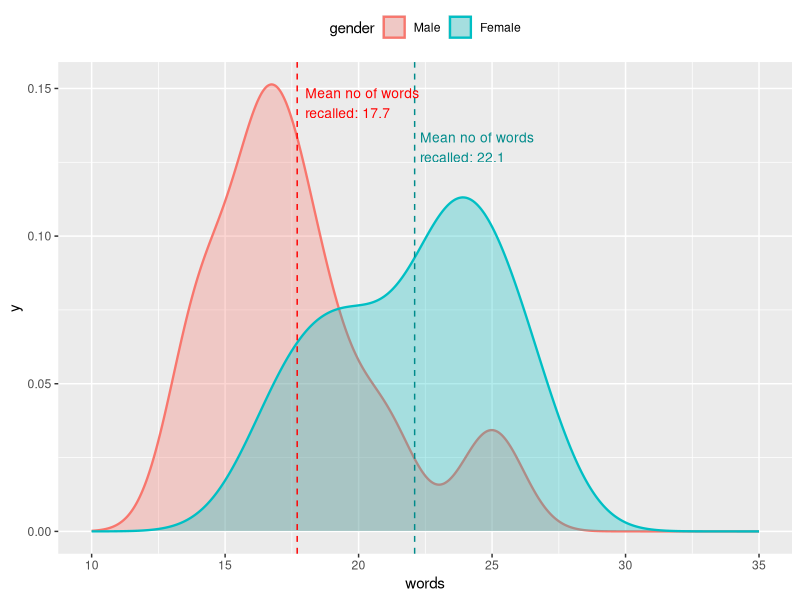
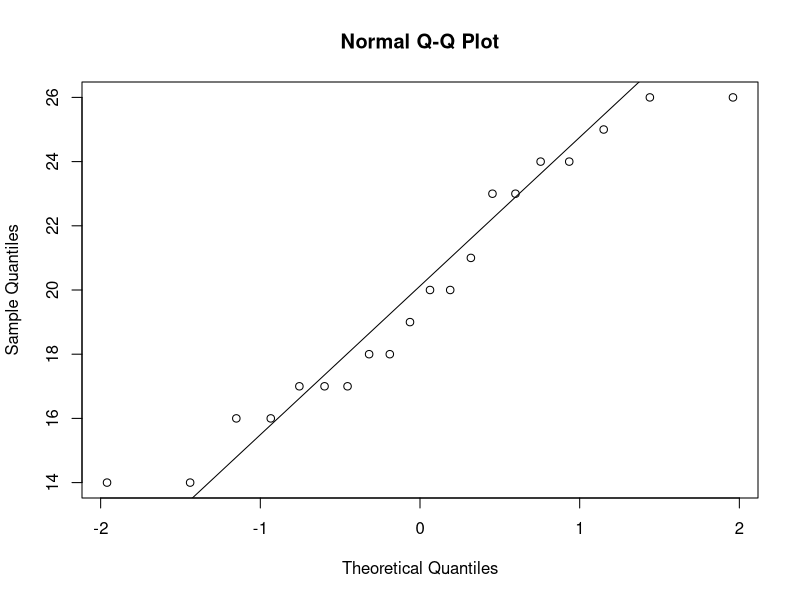

The R source for these figures, in order:
## ---- chunk 1
knitr::opts_chunk$set(echo = TRUE, fig.align = "center", comment = "")

library(tidyverse)
library(haven)

## ---- chunk 2
# Loading data
memory_ability <- 
read_sav("./data/EX4.sav") %>% 
     mutate(gender = as.character(gender),
            gender = factor(gender, levels = 1:2, labels = c("Male", "Female")))

mean_words_male <- 
memory_ability %>% 
     filter(gender == "Male") %>% 
     summarise(mean_word = mean(words)) %>% 
     pull()

mean_words_female <- 
memory_ability %>% 
     filter(gender == "Female") %>% 
     summarise(mean_word = mean(words)) %>% 
     pull()

memory_ability %>% 
     ggplot(aes(x = words, fill = gender,color = gender)) +
     geom_density(alpha = 0.3, size = 0.8) +
     geom_vline(xintercept = mean_words_male, lty = "dashed", color = "red") +
     geom_vline(xintercept = mean_words_female, lty = "dashed", color = "cyan4") +
     scale_x_continuous(limits = c(10, 35)) +
     theme(legend.position = "top") +
     annotate(geom = "text", label = "Mean no of words \nrecalled: 17.7",
              x = 18, y = 0.145, hjust = 0, size = 3.5, color = "red") +
     annotate(geom = "text", label = "Mean no of words \nrecalled: 22.1",
              x = 22.3, y = 0.13, hjust = 0, size = 3.5, color = "cyan4")

## ---- chunk 3
skimr::skim_tee(memory_ability)
## ---- chunk 4
qqnorm(memory_ability$words)
qqline(memory_ability$words)
## ---- chunk 5
shapiro.test(memory_ability$words)
## ---- chunk 6
car::leveneTest(words ~ gender, data = memory_ability, center = "mean")
## ---- chunk 7
ind_ttest <- 
t.test(words ~ gender, data = memory_ability, alternative = "two.sided")

## ---- chunk 8
ind_ttest$statistic^2 / (ind_ttest$statistic^2 + ind_ttest$parameter)
